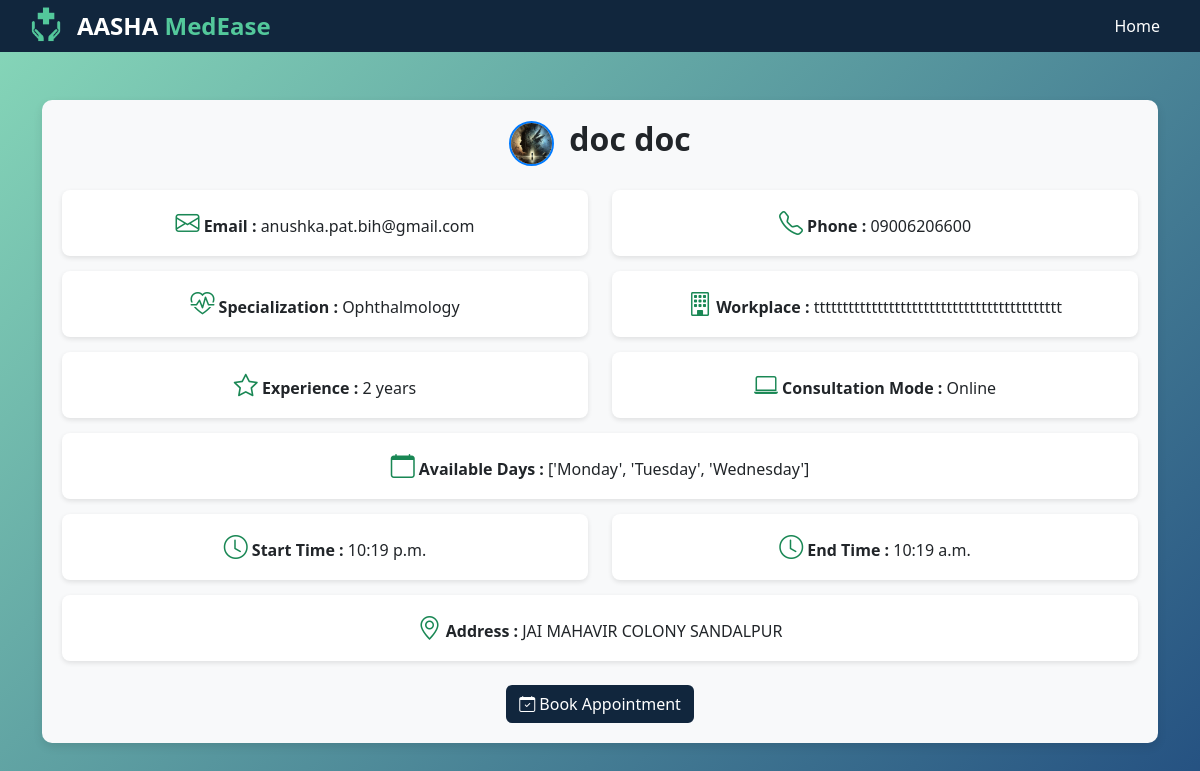
Page /doctor/1/ on the committed database.
### app1/models.py (models this page shows, shortened)
class Doctor(models.Model):
    user = models.OneToOneField(CustomUser, on_delete=models.CASCADE, related_name='doctor_profile')
    full_name = models.CharField(max_length=100)
    phone = models.CharField(max_length=15)
    dob = models.DateField()
    gender = models.CharField(max_length=10)
    license_number = models.CharField(max_length=50)
    specialization = models.CharField(max_length=100)
    experience = models.IntegerField()
    workplace = models.CharField(max_length=200)
    address = models.TextField()
    consultation_mode = models.CharField(max_length=50)
    available_days = models.JSONField(default=list)
    start_time = models.TimeField()
    end_time = models.TimeField()
    max_patients = models.IntegerField()
    medical_degree = models.FileField(upload_to='doctor_documents/')
    government_id = models.FileField(upload_to='doctor_documents/')
    medical_license = models.FileField(upload_to='doctor_documents/')
    profile_picture = models.ImageField(upload_to='profile_pics/', blank=True, null=True)

class CustomUser(AbstractUser):
    is_doctor = models.BooleanField(default=False)
    is_patient = models.BooleanField(default=False)
    profile_picture = models.ImageField(upload_to='profile_pics/', default='profile_pics/default.jpg')
    GENDER_CHOICES = [
    ('Male', 'Male'),
    ('Female', 'Female'),
    ('Other', 'Other'),
]

### app1/views.py (the view)
# urls.py: path('doctor/<int:doctor_id>/', doctor_profile, name='doctor_profile'),
def doctor_profile(request, doctor_id):
    doctor = get_object_or_404(Doctor, id=doctor_id)
    return render(request, 'doctor_profile.html', {'doctor': doctor})

### templates/doctor_profile.html (shortened to what this page needs)
{% load static %}
<!DOCTYPE html>
<html lang="en">
<head>
    <link rel="stylesheet" href="https://cdnjs.cloudflare.com/ajax/libs/font-awesome/6.0.0/css/all.min.css">
    <link href="https://cdn.jsdelivr.net/npm/bootstrap@5.3.0/dist/css/bootstrap.min.css" rel="stylesheet">
    <link href="https://cdn.jsdelivr.net/npm/bootstrap-icons/font/bootstrap-icons.css" rel="stylesheet">
</head>
<body class="bg-light">
    <nav class="navbar">
        <div class="logo-container">
            <img src="logo-removebg-preview.png" alt="Logo" class="logo">
            <span class="brand-name">AASHA <span class="brandsubname">MedEase</span> </span>
        </div>
        <ul class="nav-links">
            <li><a href="homepage2doc.html">Home</a></li>
        </ul>
    </nav>
<div class="container mt-5">
    <div class="profile-card">
        <div class="profile-header mb-4">
            <a href="{% url 'doctor_profile' doctor.id %}">
                {% if doctor.profile_picture %}
                    <div id="profile-pic">
                        <img src="{{ doctor.profile_picture.url }}" alt="Profile Picture">
                    </div>
                {% endif %}
            </a>
            <div>
                <h2 class="fw-bold">{{ doctor.full_name }}</h2>
            </div>
        </div>
        <div class="row">
            <div class="col-md-6">
                <div class="info-box">
                    <i class="bi bi-envelope icon"></i> <strong>Email :</strong> {{ doctor.user.email }}
                </div>
            </div>
            <div class="col-md-6">
                <div class="info-box">
                    <i class="bi bi-telephone icon"></i> <strong>Phone :</strong> {{ doctor.phone }}
                </div>
            </div>
        </div>
        <div class="row">
            <div class="col-md-6">
                <div class="info-box">
                    <i class="bi bi-heart-pulse icon"></i> <strong>Specialization :</strong> {{ doctor.specialization }}
                </div>
            </div>
            <div class="col-md-6">
                <div class="info-box">
                    <i class="bi bi-building icon"></i> <strong>Workplace :</strong> {{ doctor.workplace }}
                </div>
            </div>
        </div>
        <div class="row">
            <div class="col-md-6">
                <div class="info-box">
                    <i class="bi bi-star icon"></i> <strong>Experience :</strong> {{ doctor.experience }} years
                </div>
            </div>
            <div class="col-md-6">
                <div class="info-box">
                    <i class="bi bi-laptop icon"></i> <strong>Consultation Mode :</strong> {{ doctor.consultation_mode }}
                </div>
            </div>
        </div>
        <div class="info-box">
            <i class="bi bi-calendar icon"></i> <strong>Available Days :</strong> {{ doctor.available_days }}
        </div>
        <div class="row">
            <div class="col-md-6">
                <div class="info-box">
                    <i class="bi bi-clock icon"></i> <strong>Start Time :</strong> {{ doctor.start_time }}
                </div>
            </div>
            <div class="col-md-6">
                <div class="info-box">
                    <i class="bi bi-clock icon"></i> <strong>End Time :</strong> {{ doctor.end_time }}
                </div>
            </div>
        </div>
        <div class="info-box">
            <i class="bi bi-geo-alt icon"></i> <strong>Address :</strong> {{ doctor.address }}
        </div>
        <div class="text-center mt-4">
            <a href="{% url 'patient_dashboard' %}" class="btn"><i class="bi bi-calendar-check"></i> Book Appointment</a>
        </div>
    </div>
</div>
</body>
</html>

### templates/doctor_profile.html (style rules this page uses)
body { background: linear-gradient(135deg, #87d8b9, #245081); }
.profile-card { background: #f8f9fa; padding: 20px; border-radius: 10px; box-shadow: 0px 4px 10px rgba(0, 0, 0, 0.1); text-align: center; margin-bottom: 60px; }
.profile-header { display: flex; align-items: center; justify-content: center; gap: 15px; }
.info-box { background: white; padding: 15px; border-radius: 8px; box-shadow: 0px 2px 5px rgba(0, 0, 0, 0.1); margin-bottom: 15px; }
#profile-pic img { width: 45px; height: 45px; border-radius: 50%; object-fit: cover; border: 2px solid #007bff; }
.icon { font-size: 1.5rem; color: #198754; }
.navbar { display: flex; justify-content: space-between; align-items: center; padding: 4px 25px; background: #11263d; width: 100%; left: 0; margin-bottom: 10px; }
.logo-container { display: flex; align-items: center; }
.logo { width: 40px; height: 40px; margin-right: 12px; border-radius: 50%; }
.brand-name { font-size: 1.5rem; font-weight: 600; color: white; }
.brandsubname { color:#53c89b; }
.nav-links { list-style: none; display: flex; align-items: center; margin: 0; padding: 0; }
.nav-links li { margin-left: 20px; padding: 0; display: flex; align-items: center; height: 100%; }
.nav-links a { text-decoration: none; color: white; font-size: 1rem; font-weight: 500; padding: 10px 15px; border-radius: 5px; transition: all 0.3s ease-in-out; display: flex; align-items: center; }
.btn { background: #11263d; color: #fff; }

### rows in the picture
Doctor: profile_picture (picture), full_name "doc doc", user.email "anushka.pat.bih@gmail.com", phone "09006206600", specialization "Ophthalmology", workplace "ttttttttttttttttttttttttttttttttttttttttttt", experience "2", consultation_mode "Online", available_days "['Monday', 'Tuesday', 'Wednesday']", start_time "10:19 p.m.", end_time "10:19 a.m.", address "JAI MAHAVIR COLONY SANDALPUR"
